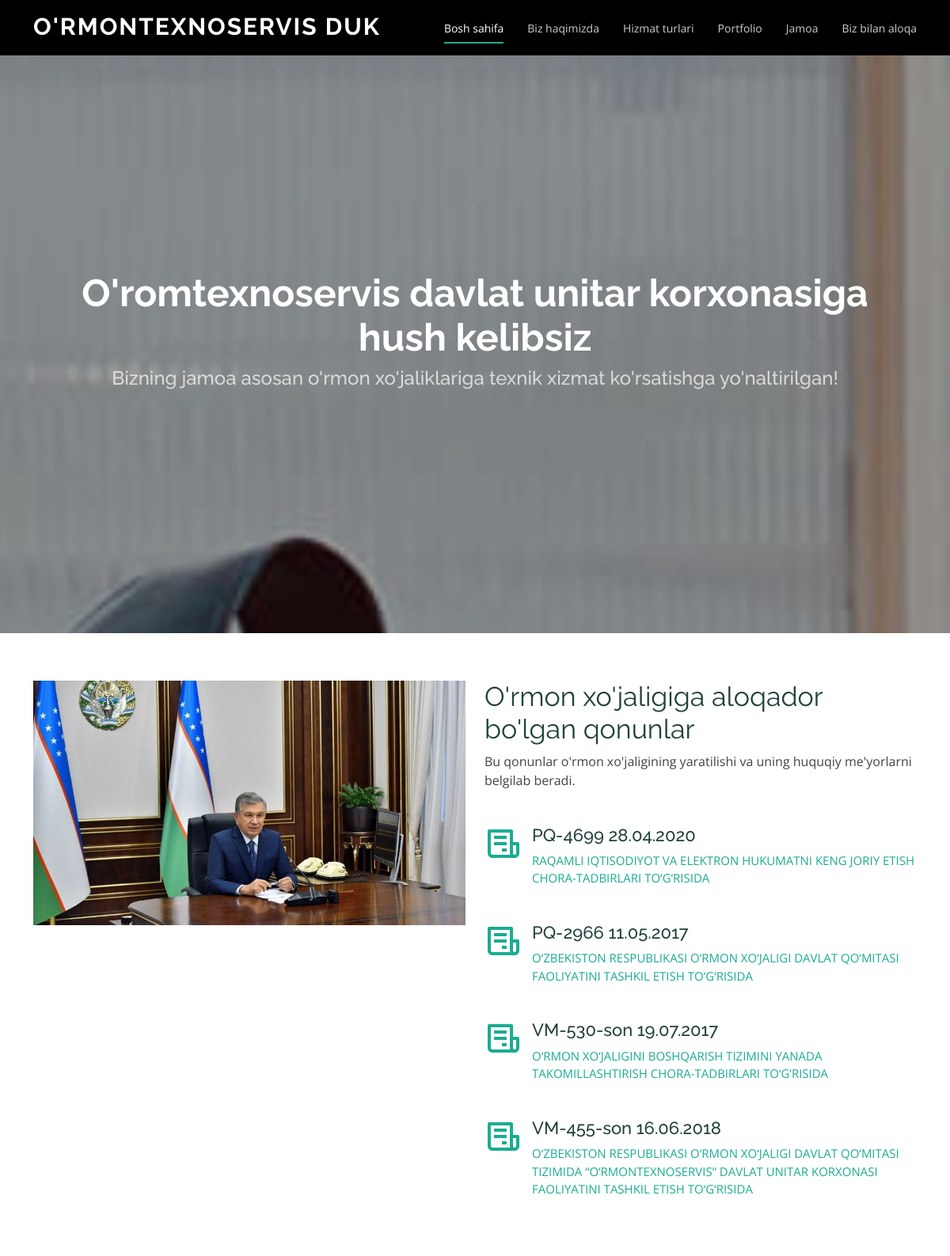
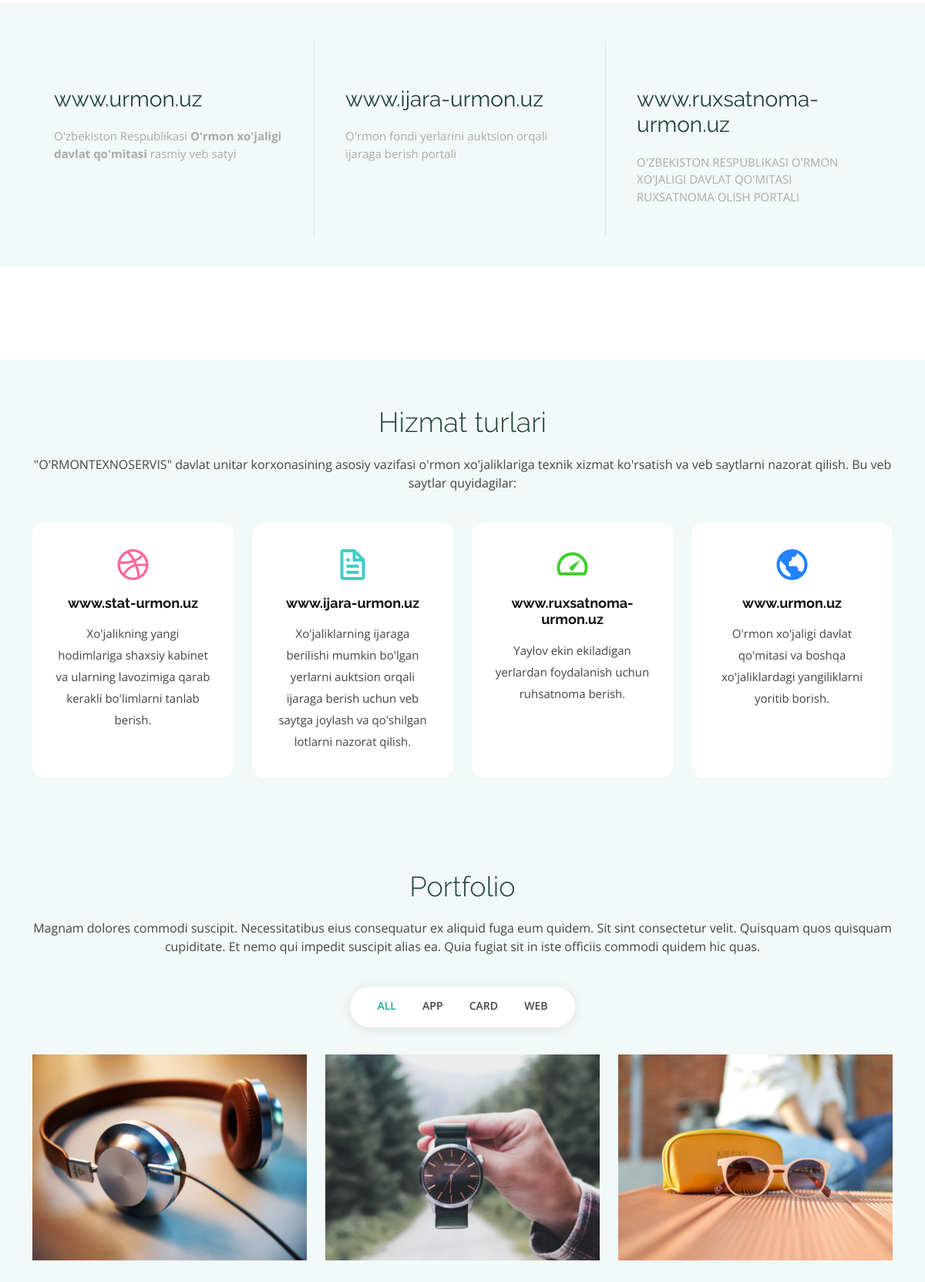
The page / (upper part) on the database its author committed (2 pictures, top to bottom).
### articles/models.py (models this page shows, shortened)
class AboutModel2(models.Model):
    title = models.CharField(max_length=150)
    link = models.CharField(max_length=150)
    sub_title = models.CharField(max_length=250)
    icon = models.CharField(max_length=100)

### articles/views.py (the view, shortened to what this page needs)
# urls.py: path('', index, name="home_page")
def index(request):
    about = AboutModel2.objects.all()
    hodim = HodimModel.objects.all()
    portfolio = Portfolio.objects.all()
    image_portfolio = ImagePortfolio.objects.all()
    faq = FAQModel.objects.all()
    context = {
        'hodim': hodim,
        'portfolio': portfolio,
        'image_portfolio': image_portfolio,
        'about': about,
        'faq': faq,
    }
    return render(request, 'index.html', context)

### templates/index.html (shortened to what this page needs)
<!DOCTYPE html>
<html lang="en">
{% load static %}
<head>
  <link href="{% static '/vendor/aos/aos.css' %}" rel="stylesheet">
  <link href="{% static '/vendor/bootstrap/css/bootstrap.min.css' %}" rel="stylesheet">
  <link href="{% static '/vendor/bootstrap-icons/bootstrap-icons.css' %}" rel="stylesheet">
  <link href="{% static '/vendor/boxicons/css/boxicons.min.css' %}" rel="stylesheet">
  <link href="{% static '/vendor/glightbox/css/glightbox.min.css' %}" rel="stylesheet">
  <link href="{% static '/vendor/swiper/swiper-bundle.min.css' %}" rel="stylesheet">
  <link href="{% static '/css/style.css' %}" rel="stylesheet">
</head>
<body>
  <header id="header" class="fixed-top d-flex align-items-center">
    <div class="container d-flex justify-content-between">
      <div class="logo">
        <h1><a href="#hero">O'rmonTexnoServis DUK</a></h1>
      </div>
      <nav id="navbar" class="navbar">
        <ul>
          <li><a class="nav-link scrollto active" href="#hero">Bosh sahifa</a></li>
          <li><a class="nav-link scrollto" href="#about">Biz haqimizda</a></li>
          <li><a class="nav-link scrollto" href="#services">Hizmat turlari</a></li>
          <li><a class="nav-link scrollto " href="#portfolio">Portfolio</a></li>
          <li><a class="nav-link scrollto" href="#team">Jamoa</a></li>
          <li><a class="nav-link scrollto" href="#contact">Biz bilan aloqa</a></li>
        </ul>
      </nav>
    </div>
  </header>
  <section id="hero" class="d-flex flex-column justify-content-center align-items-center">
    <div class="container text-center text-md-left" data-aos="fade-up">
      <h1>O'romtexnoservis davlat unitar korxonasiga hush kelibsiz</h1>
      <h2>Bizning jamoa asosan o'rmon xo'jaliklariga texnik xizmat ko'rsatishga yo'naltirilgan!</h2>
    </div>
  </section>
  <main id="main">
    <section id="about" class="about">
      <div class="container">
        <div class="row">
          <div class="col-xl-6 col-lg-7" data-aos="fade-right">
            <img src="{% static '/img/prezident.jpg' %}" class="img-fluid" alt="">
          </div>
          <div class="col-xl-6 col-lg-5 pt-5 pt-lg-0">
            <h3 data-aos="fade-up">O'rmon xo'jaligiga aloqador bo'lgan qonunlar</h3>
            <p data-aos="fade-up">
              Bu qonunlar o'rmon xo'jaligining yaratilishi va uning huquqiy me'yorlarni belgilab beradi.
            </p>
            {% for data in about %}
                <div class="icon-box" data-aos="fade-up">
                  <i class="{{ data.icon }}"></i>
                  <h4>{{ data.title }}</h4>
                  <p>
                      <a href="{{ data.link }}">
                          {{ data.sub_title }}
                      </a>
                  </p>
                </div>
            {% endfor %}
          </div>
        </div>
      </div>
    </section>
    <section id="steps" class="steps section-bg">
      <div class="container">
        <div class="row no-gutters">
          <div class="col-lg-4 col-md-6 content-item" data-aos="fade-in">
            <h4><a href="https://urmon.uz/uz/asosiy/">www.urmon.uz</a></h4>
              <p>O'zbekiston Respublikasi <b>O'rmon xo'jaligi davlat qo'mitasi</b> rasmiy veb satyi</p>
          </div>
          <div class="col-lg-4 col-md-6 content-item" data-aos="fade-in" data-aos-delay="100">
            <h4><a href="https://ijara-urmon.uz/">www.ijara-urmon.uz</a></h4>
            <p>O'rmon fondi yerlarini auktsion orqali ijaraga berish portali</p>
          </div>
          <div class="col-lg-4 col-md-6 content-item" data-aos="fade-in" data-aos-delay="200">
            <h4><a href="https://ruxsatnoma-urmon.uz/">www.ruxsatnoma-urmon.uz</a></h4>
            <p>O'ZBEKISTON RESPUBLIKASI O'RMON XO'JALIGI DAVLAT QO'MITASI RUXSATNOMA OLISH PORTALI</p>
          </div>
        </div>
      </div>
    </section>
    <section id="features" class="features">
    </section>
    <section id="services" class="services section-bg">
      <div class="container">
        <div class="section-title" data-aos="fade-up">
          <h2>Hizmat turlari</h2>
          <p>"O'RMONTEXNOSERVIS" davlat unitar korxonasining asosiy vazifasi o'rmon xo'jaliklariga texnik xizmat ko'rsatish va veb saytlarni nazorat qilish. Bu veb saytlar quyidagilar:</p>
        </div>
        <div class="row">
          <div class="col-md-6 col-lg-3 d-flex align-items-stretch mb-5 mb-lg-0" data-aos="fade-up">
            <div class="icon-box icon-box-pink">
              <div class="icon"><i class="bx bxl-dribbble"></i></div>
              <h4 class="title"><a href="https://stat-urmon.uz/">www.stat-urmon.uz</a></h4>
              <p class="description">Xo'jalikning yangi hodimlariga shaxsiy kabinet va ularning lavozimiga qarab kerakli bo'limlarni tanlab berish.</p>
            </div>
          </div>
          <div class="col-md-6 col-lg-3 d-flex align-items-stretch mb-5 mb-lg-0" data-aos="fade-up" data-aos-delay="100">
            <div class="icon-box icon-box-cyan">
              <div class="icon"><i class="bx bx-file"></i></div>
              <h4 class="title"><a href="https://ijara-urmon.uz/">www.ijara-urmon.uz</a></h4>
              <p class="description">Xo'jaliklarning ijaraga berilishi mumkin bo'lgan yerlarni auktsion orqali ijaraga berish uchun veb saytga joylash va qo'shilgan lotlarni nazorat qilish.</p>
            </div>
          </div>
          <div class="col-md-6 col-lg-3 d-flex align-items-stretch mb-5 mb-lg-0" data-aos="fade-up" data-aos-delay="200">
            <div class="icon-box icon-box-green">
              <div class="icon"><i class="bx bx-tachometer"></i></div>
              <h4 class="title"><a href="https://ruxsatnoma-urmon.uz/">www.ruxsatnoma-urmon.uz</a></h4>
              <p class="description">Yaylov ekin ekiladigan yerlardan foydalanish uchun ruhsatnoma berish.</p>
            </div>
          </div>
          <div class="col-md-6 col-lg-3 d-flex align-items-stretch mb-5 mb-lg-0" data-aos="fade-up" data-aos-delay="300">
            <div class="icon-box icon-box-blue">
              <div class="icon"><i class="bx bx-world"></i></div>
              <h4 class="title"><a href="https://urmon.uz/uz/asosiy/">www.urmon.uz</a></h4>
              <p class="description">O'rmon xo'jaligi davlat qo'mitasi va boshqa xo'jaliklardagi yangiliklarni yoritib borish.</p>
            </div>
          </div>
        </div>
      </div>
    </section>
    <section id="portfolio" class="portfolio section-bg">
      <div class="container">
        <div class="section-title" data-aos="fade-up">
          <h2>Portfolio</h2>
          <p>Magnam dolores commodi suscipit. Necessitatibus eius consequatur ex aliquid fuga eum quidem. Sit sint consectetur velit. Quisquam quos quisquam cupiditate. Et nemo qui impedit suscipit alias ea. Quia fugiat sit in iste officiis commodi quidem hic quas.</p>
        </div>
        <div class="row" data-aos="fade-up">
          <div class="col-lg-12 d-flex justify-content-center">
            <ul id="portfolio-flters">
              <li data-filter="*" class="filter-active">All</li>
              <li data-filter=".filter-app">App</li>
              <li data-filter=".filter-card">Card</li>
              <li data-filter=".filter-web">Web</li>
            </ul>
          </div>
        </div>
        <div class="row portfolio-container" data-aos="fade-up">
          <div class="col-lg-4 col-md-6 portfolio-item filter-app">
            <div class="portfolio-wrap">
              <img src="{% static '/img/portfolio/portfolio-1.jpg' %}" class="img-fluid" alt="">
            </div>
          </div>
          <div class="col-lg-4 col-md-6 portfolio-item filter-web">
            <div class="portfolio-wrap">
              <img src="{% static '/img/portfolio/portfolio-2.jpg' %}" class="img-fluid" alt="">
            </div>
          </div>
          <div class="col-lg-4 col-md-6 portfolio-item filter-app">
            <div class="portfolio-wrap">
              <img src="{% static '/img/portfolio/portfolio-3.jpg' %}" class="img-fluid" alt="">
            </div>
          </div>
        </div>
      </div>
    </section>
  </main>
</body>
</html>

### rows shown on the page
AboutModel2: title "PQ-4699 28.04.2020", sub_title "RAQAMLI IQTISODIYOT VA ELEKTRON HUKUMATNI KENG JORIY ETISH CHORA-TADBIRLARI TO‘G‘RISIDA"
AboutModel2: title "PQ-2966 11.05.2017", sub_title "O‘ZBEKISTON RESPUBLIKASI O‘RMON XO‘JALIGI DAVLAT QO‘MITASI FAOLIYATINI TASHKIL ETISH TO‘G‘RISIDA"
AboutModel2: title "VM-530-son 19.07.2017", sub_title "O‘RMON XO‘JALIGINI BOSHQARISH TIZIMINI YANADA TAKOMILLASHTIRISH CHORA-TADBIRLARI TO‘G‘RISIDA"
AboutModel2: title "VM-455-son 16.06.2018", sub_title "O‘ZBEKISTON RESPUBLIKASI O‘RMON XO‘JALIGI DAVLAT QO‘MITASI TIZIMIDA “O‘RMONTEXNOSERVIS” DAVLAT UNITAR KORXONASI FAOLIYATINI TASHKIL ETISH TO‘G‘RISIDA"
